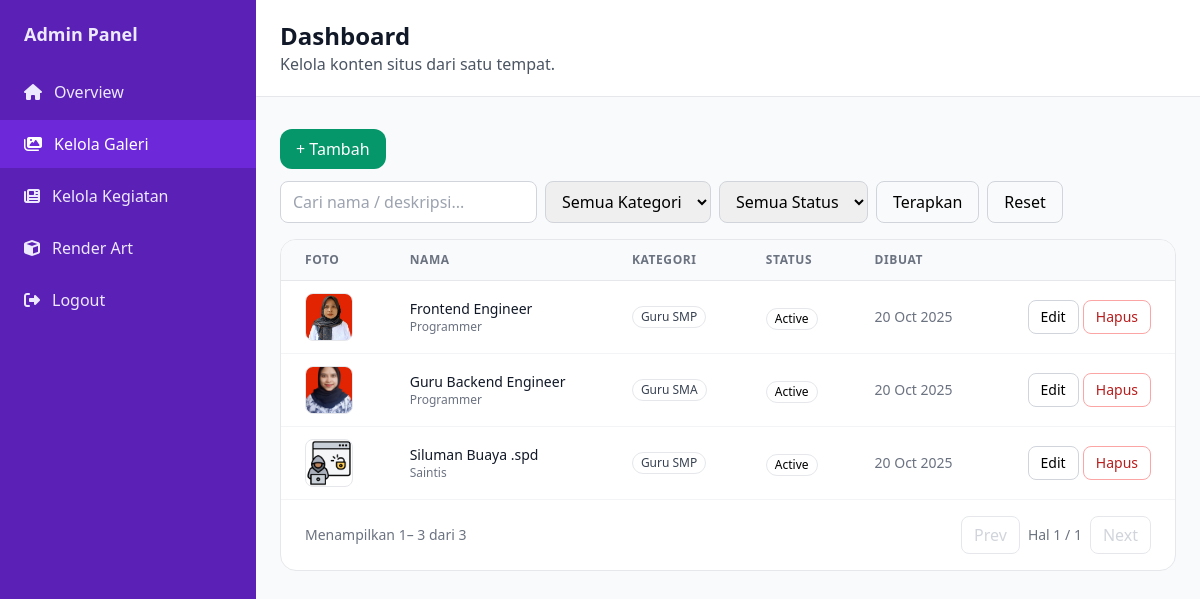
Page /admin/dashboard.php?tab=gallery (signed in) on the committed database.
### tables this page shows
CREATE TABLE `gallery` (
  `id` int(11) NOT NULL,
  `title` varchar(255) NOT NULL,
  `description` text DEFAULT NULL,
  `image_path` varchar(500) NOT NULL,
  `category` enum('tk','sd','smp','sma') NOT NULL,
  `status` enum('active','inactive') DEFAULT 'active',
  `created_by` int(11) DEFAULT NULL,
  `created_at` timestamp NULL DEFAULT current_timestamp()
);

### config/database.php (called while the page is built, shortened)
<?php
class Database {
    private $host;
    private $port;
    private $db_name;
    private $username;
    private $password;
    public function __construct() {
        $this->host = getenv("MYSQLHOST") ?: "localhost";
        $this->port = getenv("MYSQLPORT") ?: "3306";
        $this->db_name = getenv("MYSQLDATABASE") ?: "isr_school";
        $this->username = getenv("MYSQLUSER") ?: "root";
        $this->password = getenv("MYSQLPASSWORD") ?: "";
    }
    public function getConnection() {
        $this->conn = null;
        try {
            $dsn = "mysql:host={$this->host};port={$this->port};dbname={$this->db_name};charset=utf8mb4";
            $this->conn = new PDO($dsn, $this->username, $this->password, [
                PDO::ATTR_ERRMODE => PDO::ERRMODE_EXCEPTION,
                PDO::ATTR_DEFAULT_FETCH_MODE => PDO::FETCH_ASSOC
            ]);
        } catch(PDOException $exception) {
            echo "Connection error: " . $exception->getMessage();
        }
        return $this->conn;
    }
}
?>

### models/Gallery.php (called while the page is built, shortened)
<?php
require_once __DIR__ . '/../config/database.php';
class Gallery {
  private $db;
  public function __construct() {
    $this->db = (new Database())->getConnection();
  }
  public function all($filters = []) {
    $sql = "SELECT * FROM gallery WHERE 1=1";
    $params = [];
    $sql .= " ORDER BY created_at DESC";
    $stmt = $this->db->prepare($sql);
    $stmt->execute();
    return $stmt->fetchAll(PDO::FETCH_ASSOC);
  }
}

### admin/dashboard.php (the view, shortened to what this page needs)
<?php
require_once __DIR__ . '/../models/Gallery.php';
function h($s){ return htmlspecialchars((string)$s, ENT_QUOTES, 'UTF-8'); }
$tab = $_GET['tab'] ?? 'overview';
$gq = trim($_GET['gq'] ?? '');
$gcat = $_GET['gcat'] ?? '';
$gstatus = $_GET['gstatus'] ?? '';
$gpage = max(1, (int)($_GET['gpage'] ?? 1));
$perPage = 12;
$tabk = $_GET['tab'] ?? 'overview';
$gal = new Gallery();
$filters = ['q'=>$gq?:null,'category'=>$gcat?:null,'status'=>$gstatus?:null];
$allItems = $gal->all($filters);
$total = count($allItems);
$pages = max(1, (int)ceil($total / $perPage));
$offset = ($gpage - 1) * $perPage;
$items = array_slice($allItems, $offset, $perPage);
$catLabels = ['tk'=>'Guru TK','sd'=>'Guru SD','smp'=>'Guru SMP','sma'=>'Guru SMA'];
?>
<!DOCTYPE html>
<html lang="id">
<head>
  <link rel="stylesheet" href="https://cdn.jsdelivr.net/npm/tailwindcss@2.2.19/dist/tailwind.min.css">
  <link rel="stylesheet" href="https://cdnjs.cloudflare.com/ajax/libs/font-awesome/6.5.0/css/all.min.css">
</head>
<body class="bg-gray-50 min-h-screen">
  <div class="flex">
    <aside class="w-64 bg-purple-800 text-purple-100 min-h-screen">
      <div class="px-6 py-5 text-lg font-bold">Admin Panel</div>
      <nav class="space-y-1">
        <a href="#" id="link-overview" class="flex items-center px-6 py-3 hover:bg-purple-700 hover:text-white <?= $tab==='overview'?'bg-purple-700 text-white':'' ?>">
          <i class="fas fa-home mr-3"></i> Overview
        </a>
        <a href="#" id="link-gallery" class="flex items-center px-6 py-3 hover:bg-purple-700 hover:text-white <?= $tab==='gallery'?'bg-purple-700 text-white':'' ?>">
          <i class="fas fa-images mr-3"></i> Kelola Galeri
        </a>
        <a href="#" id="link-kegiatan" class="flex items-center px-6 py-3 hover:bg-purple-700 hover:text-white <?= $tabk==='kegiatan'?'bg-purple-700 text-white':'' ?>">
          <i class="fas fa-newspaper mr-3"></i> Kelola Kegiatan
        </a>
        <a href="#" id="link-render" class="flex items-center px-6 py-3 hover:bg-purple-700 hover:text-white <?= $tab==='render'?'bg-purple-700 text-white':'' ?>">
          <i class="fas fa-cube mr-3"></i> Render Art
        </a>
        <a href="logout.php" class="flex items-center px-6 py-3 hover:bg-purple-700 hover:text-white">
          <i class="fas fa-right-from-bracket mr-3"></i> Logout
        </a>
      </nav>
    </aside>
    <main class="flex-1">
      <header class="bg-white border-b border-gray-200">
        <div class="max-w-7xl mx-auto px-6 py-5">
          <h1 class="text-2xl font-extrabold text-gray-900">Dashboard</h1>
          <p class="text-gray-600">Kelola konten situs dari satu tempat.</p>
        </div>
      </header>
      <div class="max-w-7xl mx-auto px-6 py-8">
        <section id="tab-gallery" class="<?= $tab==='gallery' ? '' : 'hidden' ?>">
          <div class="flex flex-wrap items-center gap-3 mb-4">
            <a href="?tab=gallery&mode=create" class="inline-flex items-center px-4 py-2 rounded-xl bg-green-600 text-white hover:bg-green-700">+ Tambah</a>
            <form method="get" class="flex flex-wrap items-center gap-2">
              <input type="text" name="gq" value="<?= h($gq) ?>" placeholder="Cari nama / deskripsi..." class="px-3 py-2 rounded-lg border border-gray-300">
              <select name="gcat" class="px-3 py-2 rounded-lg border border-gray-300">
                <option value="">Semua Kategori</option>
              </select>
              <select name="gstatus" class="px-3 py-2 rounded-lg border border-gray-300">
                <option value="">Semua Status</option>
              </select>
              <button class="px-4 py-2 rounded-lg border border-gray-300">Terapkan</button>
              <a href="?tab=gallery" class="px-4 py-2 rounded-lg border border-gray-300">Reset</a>
            </form>
          </div>
          <div class="bg-white rounded-2xl border border-gray-200 overflow-hidden">
            <div class="overflow-x-auto">
              <table class="min-w-full divide-y divide-gray-200">
                <thead class="bg-gray-50">
                  <tr class="text-left text-xs font-semibold text-gray-500 uppercase tracking-wider">
                    <th class="px-6 py-3">Foto</th>
                    <th class="px-6 py-3">Nama</th>
                    <th class="px-6 py-3">Kategori</th>
                    <th class="px-6 py-3">Status</th>
                    <th class="px-6 py-3">Dibuat</th>
                    <th class="px-6 py-3"></th>
                  </tr>
                </thead>
                <tbody class="bg-white divide-y divide-gray-100">
                  <?php if (!$items): ?>
                    <tr><td colspan="6" class="px-6 py-6 text-center text-gray-500">Tidak ada data.</td></tr>
                  <?php else: foreach ($items as $it): ?>
                    <tr class="hover:bg-gray-50">
                      <td class="px-6 py-3">
                        <?php if (!empty($it['image_path'])): ?>
                          <img src="/site/<?= h($it['image_path']) ?>" class="h-12 w-12 object-cover rounded-lg border border-gray-200" alt="">
                        <?php else: ?>
                          <div class="h-12 w-12 rounded-lg bg-gray-100 border border-gray-200"></div>
                        <?php endif; ?>
                      </td>
                      <td class="px-6 py-3">
                        <div class="text-sm font-medium text-gray-900"><?= h($it['title']) ?></div>
                        <?php if (!empty($it['description'])): ?>
                          <div class="text-xs text-gray-500"><?= nl2br(h($it['description'])) ?></div>
                        <?php endif; ?>
                      </td>
                      <td class="px-6 py-3 text-sm text-gray-700">
                        <span class="inline-flex items-center px-2 py-0.5 rounded-full text-xs font-medium border">
                          <?= h($catLabels[$it['category']] ?? ucfirst($it['category'])) ?>
                        </span>
                      </td>
                      <td class="px-6 py-3">
                        <span class="inline-flex items-center px-2 py-0.5 rounded-full text-xs font-medium border">
                          <?= h(ucfirst($it['status'])) ?>
                        </span>
                      </td>
                      <td class="px-6 py-3 text-sm text-gray-500"><?= !empty($it['created_at']) ? h(date('d M Y', strtotime($it['created_at']))) : '-' ?></td>
                      <td class="px-6 py-3 text-right">
                        <a href="?tab=gallery&mode=edit&id=<?= (int)$it['id'] ?>&gq=<?= urlencode($gq) ?>&gcat=<?= urlencode($gcat) ?>&gstatus=<?= urlencode($gstatus) ?>&gpage=<?= (int)$gpage ?>"
                           class="inline-flex items-center px-3 py-1.5 text-sm rounded-lg border border-gray-300 hover:bg-gray-50">Edit</a>
                        <form action="?tab=gallery&mode=delete" method="post" class="inline" onsubmit="return confirm('Hapus item ini?')">
                          <button class="inline-flex items-center px-3 py-1.5 text-sm rounded-lg border border-red-300 text-red-700 hover:bg-red-50">Hapus</button>
                        </form>
                      </td>
                    </tr>
                  <?php endforeach; endif; ?>
                </tbody>
              </table>
            </div>
            <div class="px-6 py-4 flex items-center justify-between border-t border-gray-100">
              <div class="text-sm text-gray-500">
                Menampilkan <span class="font-medium"><?= $total ? ($offset+1) : 0 ?></span>–
                <span class="font-medium"><?= min($offset + $perPage, $total) ?></span> dari
                <span class="font-medium"><?= $total ?></span>
              </div>
              <div class="flex items-center gap-2">
                <?php
                  $base = ['tab'=>'gallery','gq'=>$gq,'gcat'=>$gcat,'gstatus'=>$gstatus];
                  $prev = $gpage>1 ? '?'.http_build_query($base+['gpage'=>$gpage-1]) : '';
                  $next = $gpage<$pages ? '?'.http_build_query($base+['gpage'=>$gpage+1]) : '';
                ?>
                <a href="<?= $prev?:'javascript:void(0)' ?>" class="px-3 py-1.5 rounded-lg border <?= $prev?'border-gray-300 hover:bg-gray-50 text-gray-700':'border-gray-200 text-gray-300 cursor-not-allowed' ?>">Prev</a>
                <span class="text-sm text-gray-500">Hal <?= (int)$gpage ?> / <?= (int)$pages ?></span>
                <a href="<?= $next?:'javascript:void(0)' ?>" class="px-3 py-1.5 rounded-lg border <?= $next?'border-gray-300 hover:bg-gray-50 text-gray-700':'border-gray-200 text-gray-300 cursor-not-allowed' ?>">Next</a>
              </div>
            </div>
          </div>
        </section>
      </div>
    </main>
  </div>
</body>
</html>

### rows in the picture
gallery: image_path (picture), title "Frontend Engineer", description "Programmer", category "Guru SMP", status "Active", created_at "20 Oct 2025"
gallery: image_path (picture), title "Guru Backend Engineer", description "Programmer", category "Guru SMA", status "Active", created_at "20 Oct 2025"
gallery: image_path (picture), title "Siluman Buaya .spd", description "Saintis", category "Guru SMP", status "Active", created_at "20 Oct 2025"

### other values in the picture
$offset+1 "1"
min($offset + $perPage, $total) "3"
$total "3"
$gpage "1"
$pages "1"
